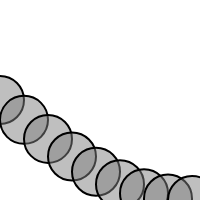
Frame 1 (no input)
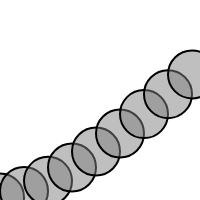
Frame 2 (the mouse pressed at the canvas centre, redrawn once)

The p5.js sketch that drew these frames (run headless with seeded random() and noise() and a simulated clock; the mouse was pressed at the canvas centre and the sketch redrawn once):

// p5.js sketch
// ── sketch.js
let angle = 0;
let angleVel = 0.2;

function setup() {
  createCanvas(200, 200);
}

function draw() {
  background(255);

  for (let x = 0; x <= width; x += 24) {
    let y = map(sin(angle), -1, 1, 0, height);
    stroke(0);
    strokeWeight(2);
    fill(127, 127);
    circle(x, y, 48);
    angle += angleVel;
  }
  noLoop();
}
